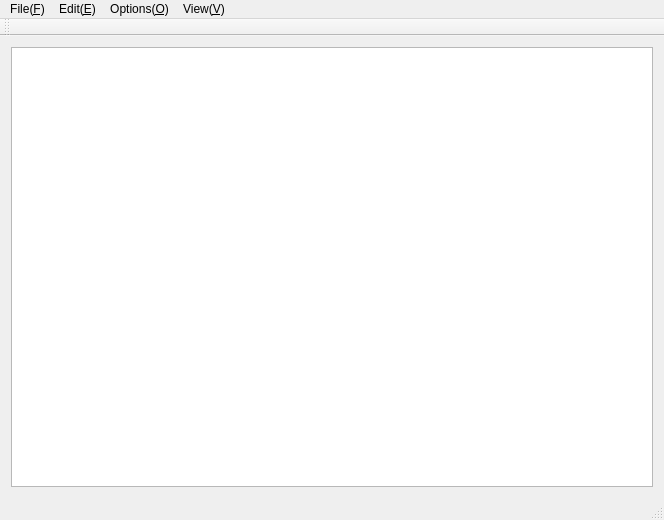
<?xml version="1.0" encoding="UTF-8"?>
<ui version="4.0">
 <class>MainWindow</class>
 <widget class="QMainWindow" name="MainWindow">
  <property name="geometry">
   <rect>
    <x>0</x>
    <y>0</y>
    <width>664</width>
    <height>520</height>
   </rect>
  </property>
  <property name="windowTitle">
   <string>MainWindow</string>
  </property>
  <widget class="QWidget" name="centralWidget">
   <layout class="QVBoxLayout" name="verticalLayout_2">
    <item>
     <layout class="QVBoxLayout" name="verticalLayout">
      <item>
       <widget class="QTextEdit" name="textEdit"/>
      </item>
     </layout>
    </item>
   </layout>
  </widget>
  <widget class="QMenuBar" name="menuBar">
   <property name="geometry">
    <rect>
     <x>0</x>
     <y>0</y>
     <width>664</width>
     <height>25</height>
    </rect>
   </property>
   <widget class="QMenu" name="menuFile_F">
    <property name="title">
     <string>File(&amp;F)</string>
    </property>
    <addaction name="actionNew_N"/>
    <addaction name="actionOpen_O"/>
    <addaction name="actionSave_S"/>
    <addaction name="actionSave_As_A"/>
    <addaction name="separator"/>
    <addaction name="actionPrint_P"/>
    <addaction name="separator"/>
    <addaction name="actionExit_E"/>
   </widget>
   <widget class="QMenu" name="menuEdit_E">
    <property name="title">
     <string>Edit(&amp;E)</string>
    </property>
    <addaction name="actionUndo_U"/>
    <addaction name="actionRedo_R"/>
    <addaction name="separator"/>
    <addaction name="actionCut_T"/>
    <addaction name="actionCopy_C"/>
    <addaction name="actionPaste_P"/>
    <addaction name="actionDelete_D"/>
    <addaction name="separator"/>
    <addaction name="actionFind_F"/>
    <addaction name="actionAdvance_V"/>
    <addaction name="actionNext_N"/>
    <addaction name="separator"/>
    <addaction name="actionSelect_All_A"/>
    <addaction name="actionTime_Date_D"/>
   </widget>
   <widget class="QMenu" name="menuOptions_O">
    <property name="title">
     <string>Options(&amp;O)</string>
    </property>
    <addaction name="actionAuto_Wrap_W"/>
    <addaction name="actionFont_F"/>
    <addaction name="actionColor"/>
   </widget>
   <widget class="QMenu" name="menuView_V">
    <property name="title">
     <string>View(&amp;V)</string>
    </property>
    <widget class="QMenu" name="menuZoom_Z">
     <property name="title">
      <string>Zoom(&amp;Z)...</string>
     </property>
     <addaction name="actionZoom_In_I"/>
     <addaction name="actionZoom_Out_O"/>
    </widget>
    <addaction name="menuZoom_Z"/>
    <addaction name="separator"/>
    <addaction name="actionStatus_S"/>
   </widget>
   <addaction name="menuFile_F"/>
   <addaction name="menuEdit_E"/>
   <addaction name="menuOptions_O"/>
   <addaction name="menuView_V"/>
  </widget>
  <widget class="QToolBar" name="mainToolBar">
   <attribute name="toolBarArea">
    <enum>TopToolBarArea</enum>
   </attribute>
   <attribute name="toolBarBreak">
    <bool>false</bool>
   </attribute>
  </widget>
  <widget class="QStatusBar" name="statusBar"/>
  <action name="actionNew_N">
   <property name="text">
    <string>New File(&amp;N)...</string>
   </property>
  </action>
  <action name="actionNew_Window_W">
   <property name="text">
    <string>New Window(&amp;W)...</string>
   </property>
  </action>
  <action name="actionOpen_O">
   <property name="text">
    <string>Open(&amp;O)...</string>
   </property>
  </action>
  <action name="actionSave_S">
   <property name="text">
    <string>Save(&amp;S)</string>
   </property>
  </action>
  <action name="actionSave_As_A">
   <property name="text">
    <string>Save As(&amp;A)...</string>
   </property>
  </action>
  <action name="actionPrint_P">
   <property name="text">
    <string>Print(&amp;P)...</string>
   </property>
  </action>
  <action name="actionExit_E">
   <property name="text">
    <string>Exit(&amp;X)</string>
   </property>
  </action>
  <action name="actionOptions_O">
   <property name="text">
    <string>Options(&amp;O)...</string>
   </property>
  </action>
  <action name="actionUndo_U">
   <property name="text">
    <string>Undo(&amp;U)</string>
   </property>
  </action>
  <action name="actionCut_T">
   <property name="text">
    <string>Cut(&amp;T)</string>
   </property>
  </action>
  <action name="actionCopy_C">
   <property name="text">
    <string>Copy(&amp;C)</string>
   </property>
  </action>
  <action name="actionPaste_P">
   <property name="text">
    <string>Paste(&amp;P)</string>
   </property>
  </action>
  <action name="actionDelete_D">
   <property name="text">
    <string>Delete(&amp;D)</string>
   </property>
  </action>
  <action name="actionFind_F">
   <property name="text">
    <string>Find&amp;&amp;Replace(&amp;F)...</string>
   </property>
  </action>
  <action name="actionAdvance_V">
   <property name="text">
    <string>Advance(&amp;V)</string>
   </property>
  </action>
  <action name="actionNext_N">
   <property name="text">
    <string>Next(&amp;N)</string>
   </property>
  </action>
  <action name="actionReplace_R">
   <property name="text">
    <string>Replace(&amp;R)...</string>
   </property>
  </action>
  <action name="actionGoto_G">
   <property name="text">
    <string>Goto...(&amp;G)</string>
   </property>
  </action>
  <action name="actionAuto_Wrap_W">
   <property name="text">
    <string>Auto Wrap(&amp;W)</string>
   </property>
  </action>
  <action name="actionFont_F">
   <property name="text">
    <string>Font(&amp;F)...</string>
   </property>
  </action>
  <action name="actionZoom_In_I">
   <property name="text">
    <string>Zoom In(&amp;I)</string>
   </property>
  </action>
  <action name="actionZoom_Out_O">
   <property name="text">
    <string>Zoom Out(&amp;O)</string>
   </property>
  </action>
  <action name="actionStatus_S">
   <property name="text">
    <string>Status(&amp;S)</string>
   </property>
  </action>
  <action name="actionRedo_R">
   <property name="text">
    <string>Redo(&amp;R)</string>
   </property>
  </action>
  <action name="actionColor">
   <property name="text">
    <string>Color...</string>
   </property>
  </action>
  <action name="actionSelect_All_A">
   <property name="text">
    <string>Select All(&amp;A)</string>
   </property>
  </action>
  <action name="actionTime_Date_D">
   <property name="text">
    <string>Time/Date(&amp;D)</string>
   </property>
  </action>
 </widget>
 <layoutdefault spacing="6" margin="11"/>
 <resources/>
 <connections/>
</ui>
